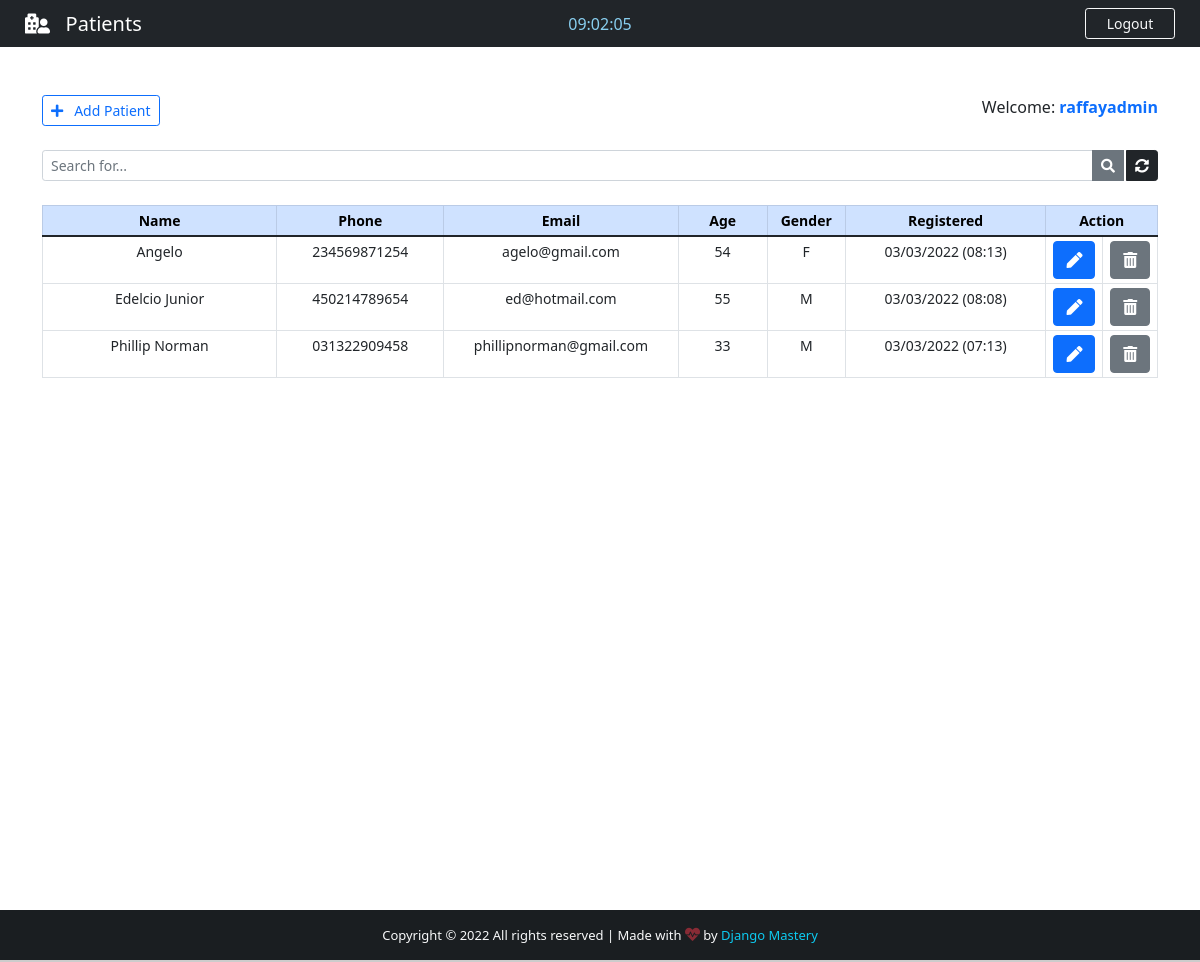
The app's page /backend/ (signed in), older data.
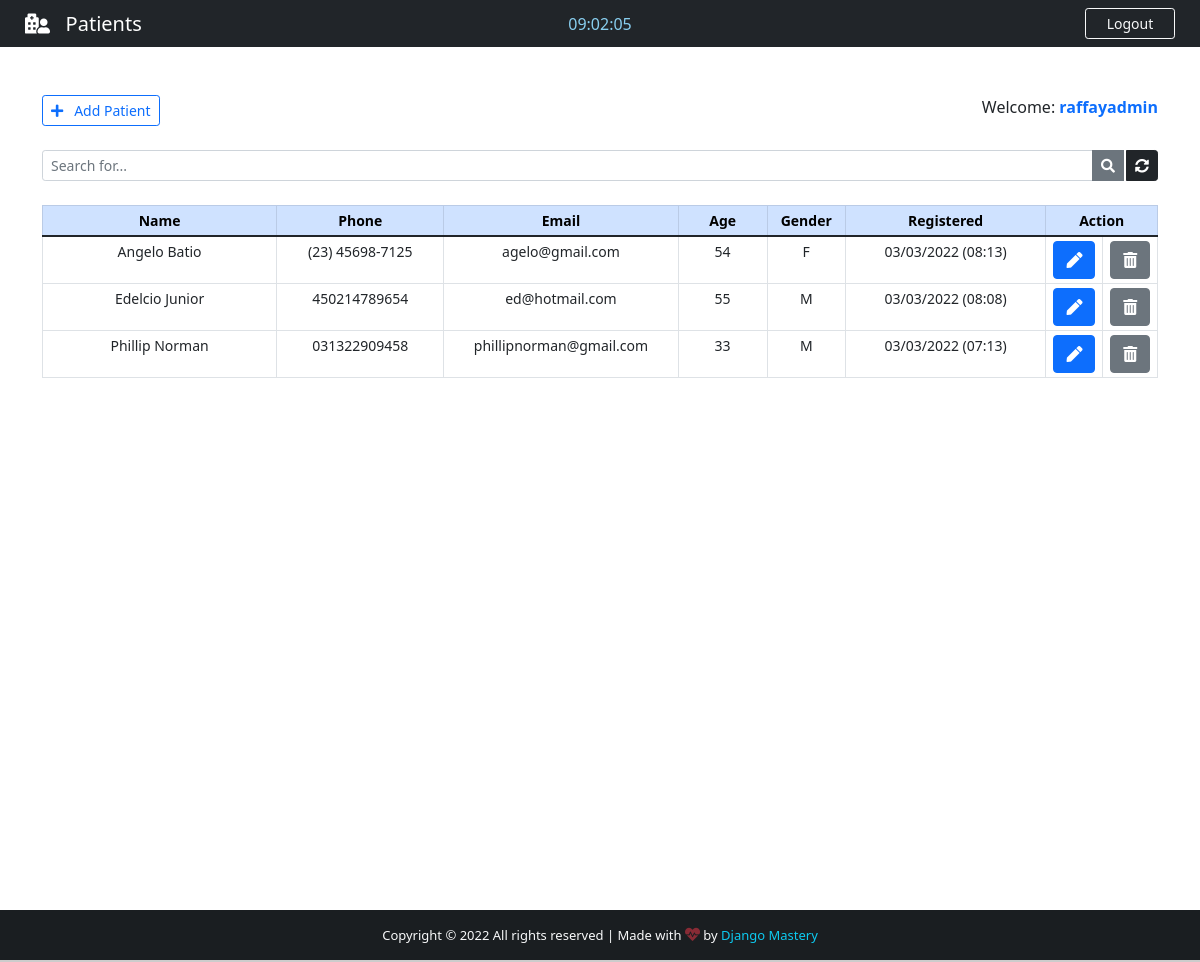
The same page, newer data.
### App/models.py (models this page shows, shortened)
class Patient(models.Model):
    GENDER = (
        ('M', 'M'),
        ('F', 'F'),
    )
    id = models.IntegerField(primary_key=True)
    name = models.CharField(max_length=40)
    phone = models.CharField(max_length=20)
    email = models.CharField(max_length=40)
    age = models.CharField(max_length=3)
    gender = models.CharField(max_length=1, null=True, choices=GENDER)
    note = models.TextField(blank=True)
    created_at = models.DateTimeField(auto_now_add=True)

### App/views.py (the view)
# urls.py: path('backend/', views.backend, name='backend'),
@cache_control(no_cache = True, must_validate = True, no_store = True)
@login_required(login_url='login')
def backend(request):
    if 'q' in request.GET:
        q = request.GET['q']
        all_patient_list = Patient.objects.filter(
            Q(name__icontains=q) | Q(phone__icontains=q) | Q(email__icontains=q) | Q(age__icontains=q) |  Q(gender__icontains=q) |   Q(note__icontains=q)
        ).order_by('-created_at')
    else:
        all_patient_list = Patient.objects.all().order_by('-created_at')
    paginator = Paginator(all_patient_list, 10)
    page = request.GET.get('page')
    all_patient = paginator.get_page(page)
    return render(request, 'backend.html', {"patients": all_patient})

### App/templates/backend.html (shortened to what this page needs)
{% extends 'base.html' %}
{% load static %}
{% block nav-content %}
<i class="fas fa-hospital-user"></i>&nbsp;&nbsp; Patients
{% endblock nav-content %}
{% block time %}
<div class="col-sm">
<center>
    <span id="clock" style="color: #89cff0;"></span>
</center>
</div>
{% endblock time %}
    {% block btn-nav %}
    <a class="btn btn-outline-danger btn-sm border-light text-light" id="btn-nav" data-bs-toggle="modal" data-bs-target="#logoutModal">Logout</a>
    {% endblock btn-nav %}
{% block content %}
<div class="container">
    <br><br>
    <div class="d-flex justify-content-between">
        <a id="add-patient" href="{% url 'add_patient' %}" class="btn btn-outline-primary btn-sm"><i class="fas fa-plus"></i>&nbsp;&nbsp; Add Patient</a>
        <span class="welcome">
            Welcome: <strong><span class="text-primary">{{ user.get_username }}</span></strong>
        </span>
    </div>
    <form action="">
        <div class="input-group input-group-sm mb-3 mt-4">
            <input type="text" name="q" class="form-control" placeholder="Search for..." value="{{ request.GET.q }}">
            <button class="btn btn-secondary"><i class="fas fa-search"></i></button>
            <a href="{% url 'backend' %}" class="btn btn-dark" style="margin-left: 2px;"><i class="fas fa-sync-alt"></i></a>
        </div>
    </form>
    <center>
        <table class="table table-bordered table-sm mt-4" style="text-align: center; font-size:14px;">
            <thead class="table-primary">
                <tr>
                    <th style="width: 21%">Name</th>
                    <th style="width: 15%">Phone</th>
                    <th style="width: 21%">Email</th>
                    <th style="width: 8%">Age</th>
                    <th style="width: 7%">Gender</th>
                    <th style="width: 18%">Registered</th>
                    <th style="width: 10%" colspan="2">Action</th>
                </tr>
            </thead>
            {% for patient in patients %}
            <tr class="txt-sm" id="chk_td">
                <td data-label="Name" id="top-table">{{ patient.name }}</td>
                <td data-label="Phone" id="responsive-border">{{ patient.phone }}</td>
                <td data-label="Email" id="responsive-border">{{ patient.email }}</td>
                <td data-label="Age" id="responsive-border">{{ patient.age }}</td>
                <td data-label="Gender" id="responsive-border">{{ patient.gender }}</td>
                <td data-label="Registered" id="responsive-border">{{ patient.created_at | date:'m/d/Y (H:i)' }}</td>
                <td>
                    <a href="{% url 'patient' patient.id %}" class="btn-action btn btn-primary" title="Edit Patient">
                        <i class="fas fa-pen"></i>
                    </a>
                </td>
                <td>
                    <a class="btn-action btn btn-secondary" title="Delete patient" data-bs-toggle="modal" data-bs-target="#deleteModal{{ patient.pk }}">
                        <i class="fas fa-trash-alt"></i>
                    </a>
                </td>
            </tr>
            {% endfor %}
        </table>
    </center>
</div>
{% endblock %}

Row changes from the older to the newer data that the page shows:
changed Patient "agelo@gmail.com": name "Angelo" → "Angelo Batio"; phone "234569871254" → "(23) 45698-7125"
